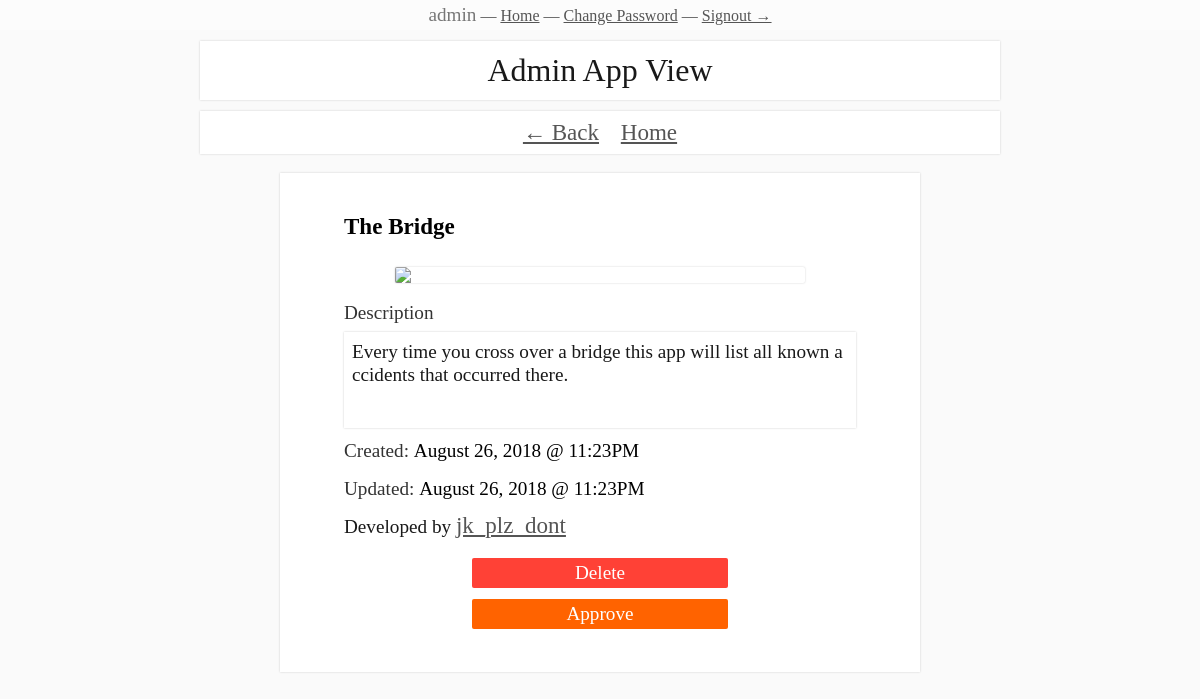
Page /admin/app/2 (signed in) on the committed database.
### app_server/models.py (models this page shows, shortened)
class User(db.Model):
    __tablename__ = "user"
    __searchable__ = ["id", "username", "email"]
    id = db.Column(db.Integer, primary_key=True)
    username = db.Column(db.String(255), unique=True, nullable=False)
    email = db.Column(db.String(255), unique=True, nullable=False)
    password_hash = db.Column(db.String(255), nullable=False)
    created = db.Column(db.DateTime, nullable=False)
    dev = db.Column(db.Boolean, nullable=False, default=False)
    admin = db.Column(db.Boolean, nullable=False, default=False)
    reset_hash = db.Column(db.String(64), nullable=False, default="")

class AppEntry(db.Model):
    __tablename__ = "app_entry"
    __searchable__ = ["id", "name", "description"]
    id = db.Column(db.Integer, primary_key=True)
    name = db.Column(db.String(50), nullable=False)
    description = db.Column(db.String(1000), nullable=False)
    created = db.Column(db.DateTime, nullable=False)
    updated = db.Column(db.DateTime, nullable=False)
    downloads = db.Column(db.Integer, nullable=False)
    icon_ext = db.Column(db.String(), nullable=False)
    approved = db.Column(db.Boolean, nullable=False)
    checksum = db.Column(db.String(64), nullable=True)
    dev_id = db.Column(db.Integer, db.ForeignKey("user.id"), nullable=False)

### app_server/admin.py (the view)
@bp.route("/app/<app_id>", methods=["GET"])
@admin_required
def admin_app_view(app_id):
    app = AppEntry.query.get(app_id)
    if not app:
        return ("App not found", 400)
    user = User.query.get(app.dev_id)
    return render_template("admin_app_view.html", app=app, dev=user)

### app_server/auth.py (called while the page is built)
@bp.before_app_request
def load_logged_in_user():
    user_id = session.get("user_id")
    if user_id is None:
        g.user = None
    else:
        g.user = User.query.get(user_id)

def admin_required(view):
    @functools.wraps(view)
    def wrapped_view(**kwargs):
        if g.user is None or not g.user.admin:
            flash("Not authorized, must be admin")
            return redirect(url_for("auth.login"))
        return view(**kwargs)
    return wrapped_view

### app_server/templates/admin_app_view.html (shortened to what this page needs)
{% extends "layout_page.html" %}
{% block title %}
Admin App View
{% endblock %}
{% block nav %}
<a href="/admin" class="_rLink() Fz(s3) Ff(Inconsolata) Td(u) C(grey-3) C(blue):h">← Back</a>
<a href="/" class="_rLink() Fz(s3) Ff(Inconsolata) Td(u) C(grey-3) C(blue):h Ml(s1)">Home</a>
{% endblock %}
{% block body %}
<main class="Maw(40rem) Mx(a) Mt(s2) Px(s2) Px(s5)@md Py(s4) Bgc(white) Bxsh(0,0,s05,grey-7) Fz(s2)">
	<div class="Fz(s3) C(black) Fw(b) Ff(Inconsolata) Py(s03)">
		{{ app.name }}
	</div>
	<img src="/api/v1/app/{{app.id}}/icon/private"
		class="D(b) Mah(20rem) W(100%) W(80%)@lg My(s2) Mx(a) Bdrus(s05) Bxsh(0,0,s05,grey-7)"
	>
	<div class="C(grey-2)">Description</div>
	<div class="Ff(Inconsolata) Mih(6rem) P(s03) Mt(s03) Lh(s3) Bxsh(0,0,s05,grey-7) Wob(ba)">
		{{ app.description }}
	</div>
	<div class="Py(s04) Mt(s03) C(grey-2)">
		Created: <span class="C(black) Ff(Inconsolata)">{{ app.created.strftime("%B %d, %Y @ %I:%M%p") }}</span>
	</div>
	<div class="Py(s04) Mt(s03) C(grey-2)">
		Updated: <span class="C(black) Ff(Inconsolata)">{{ app.updated.strftime("%B %d, %Y @ %I:%M%p") }}</span>
	</div>
	<div class="Py(s03)">
		Developed by
		<a class="_rLink() Fz(s3) Ff(Inconsolata) Td(u) C(grey-3) C(blue):h" href="/admin/user/{{dev.id}}">{{dev.username}}</a>
	</div>
	<div
		onclick="$.post('/api/v1/app/{{app.id}}/delete', 'text', 0, () => location.href = '/admin')"
		class="Bgc(red) Mx(a) Cur(p) Op(.8):h Ta(c) My(s02) C(white) Bdrus(s05) P(s04) Maw(50%)@lg">
		Delete
	</div>
	{% if not app.approved %}
	<div
		onclick="$.post('/api/v1/app/{{app.id}}/approve', 'text', 0, () => location.reload())"
		class="Bgc(orange) Mx(a) Cur(p) Op(.8):h Ta(c) My(s02) C(white) Bdrus(s05) P(s04) Maw(50%)@lg">
		Approve
	</div>
	{% endif %}
</main>
{% endblock %}

### app_server/templates/layout.html (shortened to what this page needs)
<!DOCTYPE html>
<html class="H(100%) M(0) Bxz(bb)">
<head>
	<link rel="stylesheet" href="/resources/normalizer.min.css">
	<link rel="stylesheet" href="/resources/type.css">
	<link rel="stylesheet" href="/resources/style.css">
</head>
<body class="H(100%) My(0) | Bgc(grey-10) C(#191919) Ff(ClearSans) D(f) Fld(c)">
	{% if g.user %}
	<div class="C(grey-3) P(s04) Ta(c) Bgc(rgba(255,255,255,.4))" >
		<span class="Ff(Inconsolata) Fw(n) Fs(n) Fz(s2) C(grey-4)">{{ g.user.username }}</span> —
		<a class="_rLink() Fs(n) C(grey-3) C(blue):h Fw(n) Td(u):h Td(u)" href="/">Home</a>
		—
		<a class="_rLink() Fs(n) C(grey-3) C(blue):h Fw(n) Td(u):h Td(u)"
		href="/password/change">
		Change Password</a>
		—
		<a class="_rLink() Fs(n) C(grey-3) C(blue):h Fw(n) Td(u):h Td(u)" href="/logout">Signout →</a>
	</div>
	{% endif %}
	{% block content %} {% endblock %}
</body>
</html>

### app_server/resources/style.css (style rules this page uses)
._rLink\(\) { text-decoration: none;outline: 0; }
.Bdrus\(s05\) { border-radius: .125rem; }
.Bgc\(grey-10\) { background-color: rgb(250,250,250); }
.Bgc\(orange\) { background-color: rgb(255,99,0); }
.Bgc\(red\) { background-color: rgb(255,65,54); }
.Bgc\(rgba\(255\,255\,255\,\.4\)\) { background-color: rgba(255,255,255,.4); }
.Bgc\(white\) { background-color: rgb(255,255,255); }
.Bxsh\(0\,0\,s05\,grey-7\) { box-shadow: 0 0 .125rem rgb(204,204,204); }
.Bxz\(bb\) { -moz-box-sizing: border-box; box-sizing: border-box; }
.C\(\#191919\) { color: #191919; }
.C\(black\) { color: rgb(0,0,0); }
.C\(grey-2\) { color: rgb(51,51,51); }
.C\(grey-3\) { color: rgb(85,85,85); }
.C\(grey-4\) { color: rgb(119,119,119); }
.C\(white\) { color: rgb(255,255,255); }
.Cur\(p\) { cursor: pointer; }
.D\(b\) { display: block; }
.D\(f\) { display: -webkit-box; display: -ms-flexbox; display: -webkit-flex; display: flex; }
.Ff\(ClearSans\) { font-family: ClearSans; }
.Ff\(Inconsolata\) { font-family: Inconsolata; }
.Fld\(c\) { -webkit-flex-direction: column; -ms-flex-direction: column; flex-direction: column; }
.Fs\(n\) { font-style: normal; }
.Fw\(b\) { font-weight: bold; }
.Fw\(n\) { font-weight: normal; }
.Fz\(s2\) { font-size: 1.2rem; }
.Fz\(s3\) { font-size: 1.44rem; }
.H\(100\%\) { height: 100%; }
.Lh\(s3\) { line-height: 1.44rem; }
.M\(0\) { margin: 0; }
.Mah\(20rem\) { max-height: 20rem; }
.Maw\(40rem\) { max-width: 40rem; }
.Mih\(6rem\) { min-height: 6rem; }
.Ml\(s1\) { margin-left: 1rem; }
.Mt\(s03\) { margin-top: .5rem; }
.Mt\(s2\) { margin-top: 1.2rem; }
.Mx\(a\) { margin-left: auto; margin-right: auto; }
.My\(0\) { margin-top: 0; margin-bottom: 0; }
.My\(s02\) { margin-top: .694rem; margin-bottom: .694rem; }
.My\(s2\) { margin-top: 1.2rem; margin-bottom: 1.2rem; }
.P\(s03\) { padding: .5rem; }
.P\(s04\) { padding: .25rem; }
.Px\(s2\) { padding-left: 1.2rem; padding-right: 1.2rem; }
.Py\(s03\) { padding-top: .5rem; padding-bottom: .5rem; }
.Py\(s04\) { padding-top: .25rem; padding-bottom: .25rem; }
.Py\(s4\) { padding-top: 2rem; padding-bottom: 2rem; }
.Ta\(c\) { text-align: center; }
.Td\(u\) { text-decoration: underline; }
.W\(100\%\) { width: 100%; }
.Wob\(ba\) { word-break: break-all; }
@media all and (min-width: 48rem) { .Px\(s5\)\@md { padding-left: 4rem; padding-right: 4rem; } }
@media all and (min-width: 64rem) { .Maw\(50\%\)\@lg { max-width: 50%; } }
@media all and (min-width: 64rem) { .W\(80\%\)\@lg { width: 80%; } }

### app_server/templates/layout.html (style rules this page uses)
*,*:before,*:after { -moz-box-sizing:inherit;box-sizing:inherit }

### rows in the picture
User: user.username "admin"
AppEntry: name "The Bridge", description "Every time you cross over a bridge this app will list all known accidents that occurred there.", created "August 26, 2018 @ 11:23PM", updated "August 26, 2018 @ 11:23PM"
User: username "jk_plz_dont"
